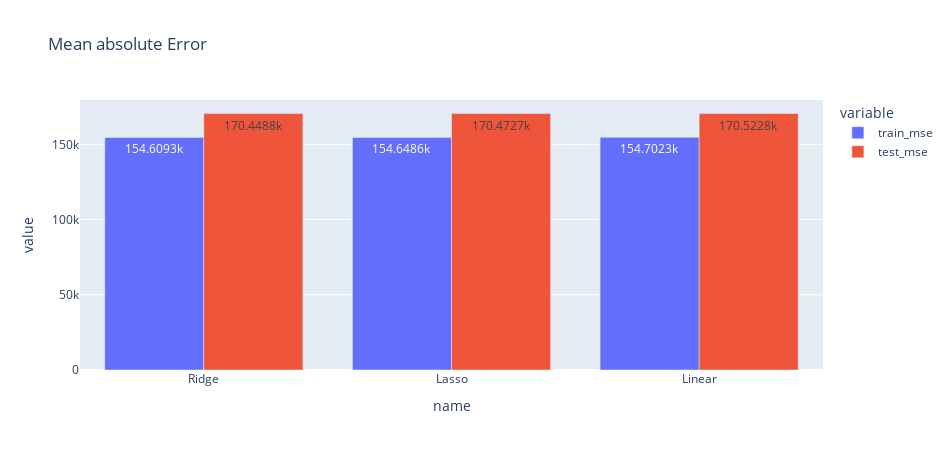

Write notebook code for a chart like this one.
### Code cell
px.bar(df_results, x=df_results['name'], y=[df_results['train_mse'], 
                                            df_results['test_mse']],
       text_auto=True, barmode='group',
       width=950,
       height=450,
       title="Mean absolute Error"
      )

### Figure 1 — Plotly figure (JSON) as saved in the notebook; plotly's stock layout.template omitted (floating-point values rounded to 4 significant figures)
{"data": [{"alignmentgroup": "True", "hovertemplate": "variable=train_mse<br>name=%{x}<br>value=%{y}<extra></extra>", "legendgroup": "train_mse", "marker": {"color": "#636efa", "pattern": {"shape": ""}}, "name": "train_mse", "offsetgroup": "train_mse", "orientation": "v", "showlegend": true, "textposition": "auto", "texttemplate": "%{y}", "type": "bar", "x": ["Ridge", "Lasso", "Linear"], "xaxis": "x", "y": [154600.0, 154600.0, 154700.0], "yaxis": "y"}, {"alignmentgroup": "True", "hovertemplate": "variable=test_mse<br>name=%{x}<br>value=%{y}<extra></extra>", "legendgroup": "test_mse", "marker": {"color": "#EF553B", "pattern": {"shape": ""}}, "name": "test_mse", "offsetgroup": "test_mse", "orientation": "v", "showlegend": true, "textposition": "auto", "texttemplate": "%{y}", "type": "bar", "x": ["Ridge", "Lasso", "Linear"], "xaxis": "x", "y": [170400.0, 170500.0, 170500.0], "yaxis": "y"}], "layout": {"barmode": "group", "height": 450, "legend": {"title": {"text": "variable"}, "tracegroupgap": 0}, "title": {"text": "Mean absolute Error"}, "width": 950, "xaxis": {"anchor": "y", "autorange": true, "domain": [0, 1], "range": [-0.5, 2.5], "title": {"text": "name"}, "type": "category"}, "yaxis": {"anchor": "x", "autorange": true, "domain": [0, 1], "range": [0, 179500.0], "title": {"text": "value"}, "type": "linear"}}}
